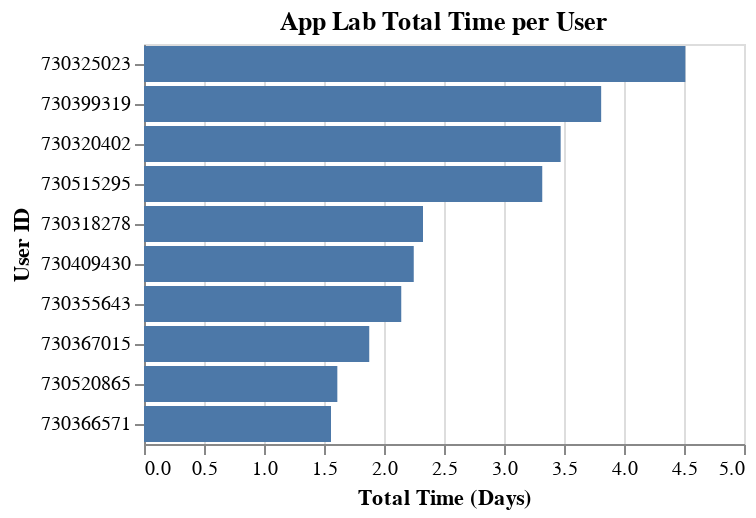
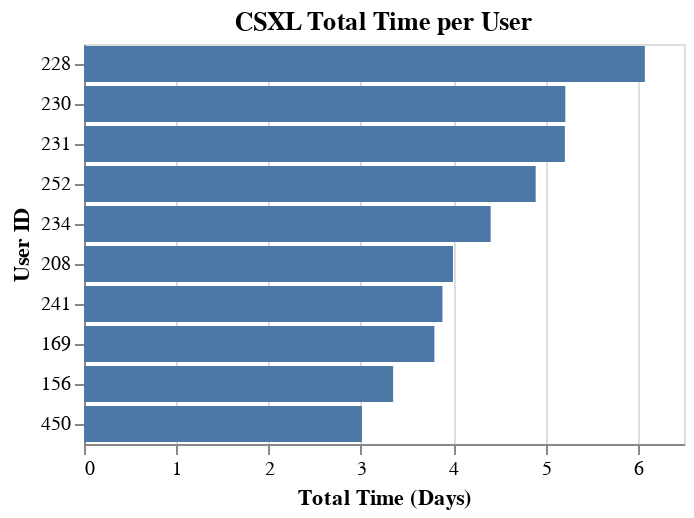

Write notebook code for charts like these, in order.
### Code cell
# Generate total time per user visualizations
app_lab_leaderboard(app_lab_csv_file_path).show()
csxl_leaderboard(csxl_csv_file_path).show()

### Figure 1 — Vega-Lite specification as saved in the notebook (floating-point values rounded to 4 significant figures)
{"config": {"view": {"continuousWidth": 300, "continuousHeight": 300}}, "data": {"name": "data-5ef8e072662ac0a8c75edd70aba8a171"}, "mark": {"type": "bar"}, "encoding": {"tooltip": {"field": "Duration (days)", "type": "quantitative"}, "x": {"field": "Duration (days)", "title": "Total Time (Days)", "type": "quantitative"}, "y": {"field": "PID", "sort": "-x", "title": "User ID", "type": "ordinal"}}, "title": "App Lab Total Time per User", "$schema": "https://vega.github.io/schema/vega-lite/v5.17.0.json", "datasets": {"data-5ef8e072662ac0a8c75edd70aba8a171": [{"PID": 730325023, "Duration (days)": 4.511}, {"PID": 730399319, "Duration (days)": 3.81}, {"PID": 730320402, "Duration (days)": 3.472}, {"PID": 730515295, "Duration (days)": 3.319}, {"PID": 730318278, "Duration (days)": 2.325}, {"PID": 730409430, "Duration (days)": 2.248}, {"PID": 730355643, "Duration (days)": 2.144}, {"PID": 730367015, "Duration (days)": 1.877}, {"PID": 730520865, "Duration (days)": 1.611}, {"PID": 730366571, "Duration (days)": 1.558}]}}

### Figure 2 — Vega-Lite specification as saved in the notebook (floating-point values rounded to 4 significant figures)
{"config": {"view": {"continuousWidth": 300, "continuousHeight": 300}}, "data": {"name": "data-e8615d8697e7ba3e39ae0d4e4737e920"}, "mark": {"type": "bar"}, "encoding": {"tooltip": {"field": "total_time", "format": ".2f", "type": "quantitative"}, "x": {"field": "total_time", "title": "Total Time (Days)", "type": "quantitative"}, "y": {"field": "user_id", "sort": "-x", "title": "User ID", "type": "ordinal"}}, "title": "CSXL Total Time per User", "$schema": "https://vega.github.io/schema/vega-lite/v5.17.0.json", "datasets": {"data-e8615d8697e7ba3e39ae0d4e4737e920": [{"user_id": 228, "total_time": 6.076}, {"user_id": 230, "total_time": 5.214}, {"user_id": 231, "total_time": 5.209}, {"user_id": 252, "total_time": 4.893}, {"user_id": 234, "total_time": 4.405}, {"user_id": 208, "total_time": 3.997}, {"user_id": 241, "total_time": 3.883}, {"user_id": 169, "total_time": 3.796}, {"user_id": 156, "total_time": 3.349}, {"user_id": 450, "total_time": 3.011}]}}
